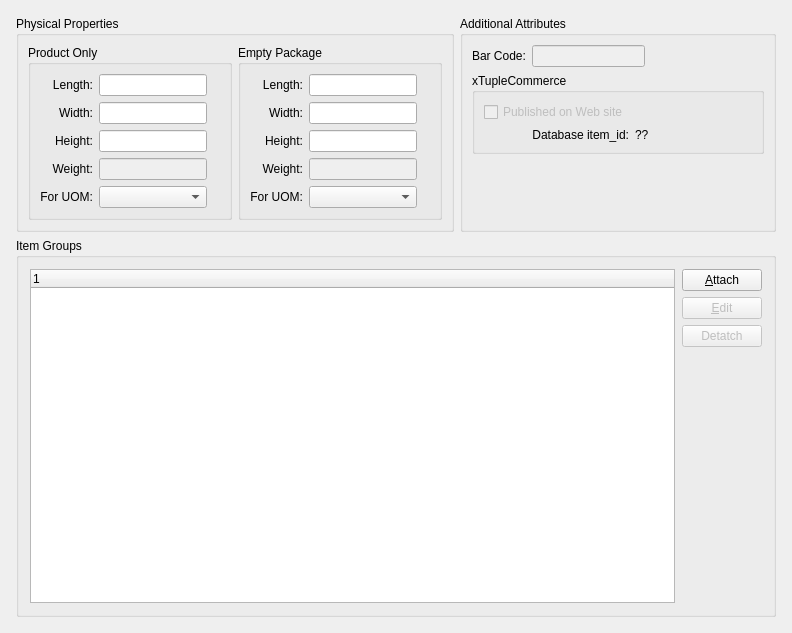
<?xml version="1.0" encoding="UTF-8"?>
<ui version="4.0">
 <comment>This file is part of the xTuple ERP: PostBooks Edition, a free and
open source Enterprise Resource Planning software suite,
Copyright (c) 1999-2011 by OpenMFG LLC, d/b/a xTuple.
It is licensed to you under the Common Public Attribution License
version 1.0, the full text of which (including xTuple-specific Exhibits)
is available at www.xtuple.com/CPAL.  By using this software, you agree
to be bound by its terms.</comment>
 <class>itemAttributes</class>
 <widget class="QWidget" name="itemAttributes">
  <property name="geometry">
   <rect>
    <x>0</x>
    <y>0</y>
    <width>792</width>
    <height>633</height>
   </rect>
  </property>
  <property name="windowTitle">
   <string>Attributes</string>
  </property>
  <layout class="QVBoxLayout">
   <item>
    <spacer name="verticalSpacer_2">
     <property name="orientation">
      <enum>Qt::Vertical</enum>
     </property>
     <property name="sizeType">
      <enum>QSizePolicy::Fixed</enum>
     </property>
     <property name="sizeHint" stdset="0">
      <size>
       <width>20</width>
       <height>5</height>
      </size>
     </property>
    </spacer>
   </item>
   <item>
    <layout class="QHBoxLayout" name="horizontalLayout_6">
     <item>
      <spacer name="horizontalSpacer">
       <property name="orientation">
        <enum>Qt::Horizontal</enum>
       </property>
       <property name="sizeType">
        <enum>QSizePolicy::Fixed</enum>
       </property>
       <property name="sizeHint" stdset="0">
        <size>
         <width>5</width>
         <height>20</height>
        </size>
       </property>
      </spacer>
     </item>
     <item>
      <layout class="QVBoxLayout" name="verticalLayout_7">
       <item>
        <layout class="QHBoxLayout" name="horizontalLayout_8">
         <item>
          <widget class="QGroupBox" name="_physPropGroup">
           <property name="title">
            <string>Physical Properties</string>
           </property>
           <layout class="QGridLayout" name="gridLayout_2">
            <property name="margin">
             <number>9</number>
            </property>
            <item row="1" column="1">
             <widget class="QGroupBox" name="_physPackGroup">
              <property name="title">
               <string>Empty Package</string>
              </property>
              <layout class="QGridLayout" name="gridLayout">
               <property name="margin">
                <number>9</number>
               </property>
               <item row="0" column="0">
                <layout class="QHBoxLayout" name="horizontalLayout_3">
                 <item>
                  <layout class="QGridLayout" name="gridLayout_4">
                   <item row="1" column="0">
                    <widget class="QLabel" name="_packWidthLit">
                     <property name="text">
                      <string>Width:</string>
                     </property>
                     <property name="alignment">
                      <set>Qt::AlignRight|Qt::AlignTrailing|Qt::AlignVCenter</set>
                     </property>
                    </widget>
                   </item>
                   <item row="1" column="1">
                    <widget class="XLineEdit" name="_packWidth"/>
                   </item>
                   <item row="4" column="1">
                    <widget class="XComboBox" name="_packUOM"/>
                   </item>
                   <item row="3" column="0">
                    <widget class="QLabel" name="_packWeightLit_new">
                     <property name="text">
                      <string>Weight:</string>
                     </property>
                     <property name="alignment">
                      <set>Qt::AlignRight|Qt::AlignTrailing|Qt::AlignVCenter</set>
                     </property>
                    </widget>
                   </item>
                   <item row="0" column="0">
                    <widget class="QLabel" name="_packLengthLit">
                     <property name="text">
                      <string>Length:</string>
                     </property>
                     <property name="alignment">
                      <set>Qt::AlignRight|Qt::AlignTrailing|Qt::AlignVCenter</set>
                     </property>
                    </widget>
                   </item>
                   <item row="2" column="1">
                    <widget class="XLineEdit" name="_packHeight"/>
                   </item>
                   <item row="2" column="0">
                    <widget class="QLabel" name="_packHeightLit">
                     <property name="text">
                      <string>Height:</string>
                     </property>
                     <property name="alignment">
                      <set>Qt::AlignRight|Qt::AlignTrailing|Qt::AlignVCenter</set>
                     </property>
                    </widget>
                   </item>
                   <item row="3" column="1">
                    <widget class="XLineEdit" name="_packWeight_new">
                     <property name="enabled">
                      <bool>false</bool>
                     </property>
                    </widget>
                   </item>
                   <item row="0" column="1">
                    <widget class="XLineEdit" name="_packLength"/>
                   </item>
                   <item row="5" column="0">
                    <spacer name="verticalSpacer_6">
                     <property name="orientation">
                      <enum>Qt::Vertical</enum>
                     </property>
                     <property name="sizeType">
                      <enum>QSizePolicy::Preferred</enum>
                     </property>
                     <property name="sizeHint" stdset="0">
                      <size>
                       <width>20</width>
                       <height>0</height>
                      </size>
                     </property>
                    </spacer>
                   </item>
                   <item row="4" column="0">
                    <widget class="QLabel" name="_packUOMLit">
                     <property name="text">
                      <string>For UOM:</string>
                     </property>
                     <property name="alignment">
                      <set>Qt::AlignRight|Qt::AlignTrailing|Qt::AlignVCenter</set>
                     </property>
                    </widget>
                   </item>
                   <item row="0" column="2">
                    <widget class="QLabel" name="_packLengthUnitLit">
                     <property name="text">
                      <string/>
                     </property>
                    </widget>
                   </item>
                   <item row="1" column="2">
                    <widget class="QLabel" name="_packWidthUnitLit">
                     <property name="text">
                      <string/>
                     </property>
                    </widget>
                   </item>
                   <item row="2" column="2">
                    <widget class="QLabel" name="_packHeightUnitLit">
                     <property name="text">
                      <string/>
                     </property>
                    </widget>
                   </item>
                   <item row="3" column="2">
                    <widget class="QLabel" name="_packWeightUnitLit">
                     <property name="text">
                      <string/>
                     </property>
                    </widget>
                   </item>
                  </layout>
                 </item>
                </layout>
               </item>
              </layout>
             </widget>
            </item>
            <item row="1" column="0">
             <widget class="QGroupBox" name="_physProdGroup">
              <property name="title">
               <string>Product Only</string>
              </property>
              <layout class="QGridLayout" name="gridLayout_5">
               <property name="margin">
                <number>9</number>
               </property>
               <item row="0" column="0">
                <layout class="QHBoxLayout" name="horizontalLayout_4">
                 <item>
                  <layout class="QGridLayout" name="gridLayout_3" rowstretch="0,0,0,0,0,0">
                   <item row="3" column="0">
                    <widget class="QLabel" name="_prodWeightLit_new">
                     <property name="text">
                      <string>Weight:</string>
                     </property>
                     <property name="alignment">
                      <set>Qt::AlignRight|Qt::AlignTrailing|Qt::AlignVCenter</set>
                     </property>
                    </widget>
                   </item>
                   <item row="1" column="1">
                    <widget class="XLineEdit" name="_prodWidth"/>
                   </item>
                   <item row="2" column="0">
                    <widget class="QLabel" name="_prodHeightLit">
                     <property name="text">
                      <string>Height:</string>
                     </property>
                     <property name="alignment">
                      <set>Qt::AlignRight|Qt::AlignTrailing|Qt::AlignVCenter</set>
                     </property>
                    </widget>
                   </item>
                   <item row="4" column="1">
                    <widget class="XComboBox" name="_prodUOM"/>
                   </item>
                   <item row="3" column="1">
                    <widget class="XLineEdit" name="_prodWeight_new">
                     <property name="enabled">
                      <bool>false</bool>
                     </property>
                    </widget>
                   </item>
                   <item row="2" column="1">
                    <widget class="XLineEdit" name="_prodHeight"/>
                   </item>
                   <item row="4" column="0">
                    <widget class="QLabel" name="_prodUOMLit">
                     <property name="text">
                      <string>For UOM:</string>
                     </property>
                     <property name="alignment">
                      <set>Qt::AlignRight|Qt::AlignTrailing|Qt::AlignVCenter</set>
                     </property>
                    </widget>
                   </item>
                   <item row="0" column="0">
                    <widget class="QLabel" name="_prodLengthLit">
                     <property name="text">
                      <string>Length:</string>
                     </property>
                     <property name="alignment">
                      <set>Qt::AlignRight|Qt::AlignTrailing|Qt::AlignVCenter</set>
                     </property>
                    </widget>
                   </item>
                   <item row="1" column="0">
                    <widget class="QLabel" name="_prodWidthLit">
                     <property name="text">
                      <string>Width:</string>
                     </property>
                     <property name="alignment">
                      <set>Qt::AlignRight|Qt::AlignTrailing|Qt::AlignVCenter</set>
                     </property>
                    </widget>
                   </item>
                   <item row="0" column="1">
                    <widget class="XLineEdit" name="_prodLength"/>
                   </item>
                   <item row="5" column="0">
                    <spacer name="verticalSpacer_7">
                     <property name="orientation">
                      <enum>Qt::Vertical</enum>
                     </property>
                     <property name="sizeType">
                      <enum>QSizePolicy::Preferred</enum>
                     </property>
                     <property name="sizeHint" stdset="0">
                      <size>
                       <width>20</width>
                       <height>0</height>
                      </size>
                     </property>
                    </spacer>
                   </item>
                   <item row="0" column="2">
                    <widget class="QLabel" name="_prodLengthUnitLit">
                     <property name="text">
                      <string/>
                     </property>
                    </widget>
                   </item>
                   <item row="1" column="2">
                    <widget class="QLabel" name="_prodWidthUnitLit">
                     <property name="text">
                      <string/>
                     </property>
                    </widget>
                   </item>
                   <item row="2" column="2">
                    <widget class="QLabel" name="_prodHeightUnitLit">
                     <property name="text">
                      <string/>
                     </property>
                    </widget>
                   </item>
                   <item row="3" column="2">
                    <widget class="QLabel" name="_prodWeightUnitLit">
                     <property name="text">
                      <string/>
                     </property>
                    </widget>
                   </item>
                  </layout>
                 </item>
                </layout>
               </item>
              </layout>
             </widget>
            </item>
           </layout>
          </widget>
         </item>
         <item>
          <widget class="QGroupBox" name="_addAttrGroup">
           <property name="title">
            <string>Additional Attributes</string>
           </property>
           <layout class="QGridLayout" name="gridLayout_6">
            <property name="margin">
             <number>9</number>
            </property>
            <item row="2" column="0">
             <layout class="QGridLayout" name="gridLayout_7">
              <item row="3" column="0">
               <spacer name="verticalSpacer_5">
                <property name="orientation">
                 <enum>Qt::Vertical</enum>
                </property>
                <property name="sizeType">
                 <enum>QSizePolicy::Expanding</enum>
                </property>
                <property name="sizeHint" stdset="0">
                 <size>
                  <width>20</width>
                  <height>0</height>
                 </size>
                </property>
               </spacer>
              </item>
              <item row="1" column="0">
               <widget class="QLabel" name="_upcCodeLit_new">
                <property name="text">
                 <string>Bar Code:</string>
                </property>
               </widget>
              </item>
              <item row="1" column="1">
               <widget class="XLineEdit" name="_upcCode_new">
                <property name="enabled">
                 <bool>false</bool>
                </property>
               </widget>
              </item>
              <item row="3" column="2">
               <spacer name="horizontalSpacer_4">
                <property name="orientation">
                 <enum>Qt::Horizontal</enum>
                </property>
                <property name="sizeHint" stdset="0">
                 <size>
                  <width>40</width>
                  <height>20</height>
                 </size>
                </property>
               </spacer>
              </item>
              <item row="2" column="0" colspan="3">
               <widget class="QGroupBox" name="_xtCommGroup">
                <property name="enabled">
                 <bool>true</bool>
                </property>
                <property name="title">
                 <string>xTupleCommerce</string>
                </property>
                <layout class="QGridLayout" name="_xTupleCommerce">
                 <property name="margin">
                  <number>9</number>
                 </property>
                 <item row="0" column="0">
                  <layout class="QGridLayout" name="gridLayout_9">
                   <item row="0" column="0">
                    <widget class="QCheckBox" name="_xtCommProdPub">
                     <property name="enabled">
                      <bool>false</bool>
                     </property>
                     <property name="layoutDirection">
                      <enum>Qt::LeftToRight</enum>
                     </property>
                     <property name="text">
                      <string>Published on Web site</string>
                     </property>
                    </widget>
                   </item>
                   <item row="0" column="1">
                    <widget class="XURLLabel" name="_xtCommProdUrl">
                     <property name="enabled">
                      <bool>false</bool>
                     </property>
                     <property name="text">
                      <string/>
                     </property>
                     <property name="openExternalLinks">
                      <bool>true</bool>
                     </property>
                     <property name="textInteractionFlags">
                      <set>Qt::LinksAccessibleByKeyboard|Qt::LinksAccessibleByMouse|Qt::TextEditable</set>
                     </property>
                     <property name="url" stdset="0">
                      <string>https://www.xtuple.com</string>
                     </property>
                    </widget>
                   </item>
                   <item row="1" column="0">
                    <widget class="QLabel" name="_itemDbIdLit">
                     <property name="text">
                      <string>Database item_id:</string>
                     </property>
                     <property name="alignment">
                      <set>Qt::AlignRight|Qt::AlignTrailing|Qt::AlignVCenter</set>
                     </property>
                    </widget>
                   </item>
                   <item row="1" column="1">
                    <widget class="QLabel" name="_itemDbId">
                     <property name="text">
                      <string>??</string>
                     </property>
                    </widget>
                   </item>
                  </layout>
                 </item>
                 <item row="0" column="1">
                  <spacer name="horizontalSpacer_3">
                   <property name="orientation">
                    <enum>Qt::Horizontal</enum>
                   </property>
                   <property name="sizeHint" stdset="0">
                    <size>
                     <width>40</width>
                     <height>20</height>
                    </size>
                   </property>
                  </spacer>
                 </item>
                </layout>
               </widget>
              </item>
             </layout>
            </item>
           </layout>
          </widget>
         </item>
        </layout>
       </item>
       <item>
        <widget class="QGroupBox" name="_itemGroupsGroup">
         <property name="title">
          <string>Item Groups</string>
         </property>
         <layout class="QGridLayout" name="gridLayout_8">
          <item row="0" column="0">
           <layout class="QVBoxLayout" name="verticalLayout_2">
            <property name="spacing">
             <number>0</number>
            </property>
            <property name="margin">
             <number>0</number>
            </property>
            <item>
             <layout class="QHBoxLayout" name="horizontalLayout_5">
              <property name="spacing">
               <number>7</number>
              </property>
              <property name="margin">
               <number>0</number>
              </property>
              <item>
               <widget class="XTreeWidget" name="_itemGroups">
                <property name="sizePolicy">
                 <sizepolicy hsizetype="Expanding" vsizetype="Expanding">
                  <horstretch>0</horstretch>
                  <verstretch>0</verstretch>
                 </sizepolicy>
                </property>
                <property name="minimumSize">
                 <size>
                  <width>0</width>
                  <height>100</height>
                 </size>
                </property>
               </widget>
              </item>
              <item>
               <layout class="QVBoxLayout" name="verticalLayout_4">
                <property name="spacing">
                 <number>0</number>
                </property>
                <property name="margin">
                 <number>0</number>
                </property>
                <item>
                 <layout class="QVBoxLayout" name="verticalLayout_5">
                  <property name="spacing">
                   <number>6</number>
                  </property>
                  <property name="margin">
                   <number>0</number>
                  </property>
                  <item>
                   <widget class="QPushButton" name="_itemGroupsAttach">
                    <property name="text">
                     <string>&amp;Attach</string>
                    </property>
                   </widget>
                  </item>
                  <item>
                   <widget class="QPushButton" name="_itemGroupsEdit">
                    <property name="enabled">
                     <bool>false</bool>
                    </property>
                    <property name="text">
                     <string>&amp;Edit</string>
                    </property>
                   </widget>
                  </item>
                  <item>
                   <widget class="QPushButton" name="_itemGroupsDetatch">
                    <property name="enabled">
                     <bool>false</bool>
                    </property>
                    <property name="text">
                     <string>Detatch</string>
                    </property>
                   </widget>
                  </item>
                 </layout>
                </item>
                <item>
                 <spacer name="verticalSpacer_3">
                  <property name="orientation">
                   <enum>Qt::Vertical</enum>
                  </property>
                  <property name="sizeType">
                   <enum>QSizePolicy::Expanding</enum>
                  </property>
                  <property name="sizeHint" stdset="0">
                   <size>
                    <width>20</width>
                    <height>3000</height>
                   </size>
                  </property>
                 </spacer>
                </item>
               </layout>
              </item>
             </layout>
            </item>
           </layout>
          </item>
         </layout>
        </widget>
       </item>
      </layout>
     </item>
     <item>
      <spacer name="horizontalSpacer_2">
       <property name="orientation">
        <enum>Qt::Horizontal</enum>
       </property>
       <property name="sizeType">
        <enum>QSizePolicy::Fixed</enum>
       </property>
       <property name="sizeHint" stdset="0">
        <size>
         <width>5</width>
         <height>20</height>
        </size>
       </property>
      </spacer>
     </item>
    </layout>
   </item>
   <item>
    <spacer name="verticalSpacer">
     <property name="orientation">
      <enum>Qt::Vertical</enum>
     </property>
     <property name="sizeType">
      <enum>QSizePolicy::Fixed</enum>
     </property>
     <property name="sizeHint" stdset="0">
      <size>
       <width>20</width>
       <height>5</height>
      </size>
     </property>
    </spacer>
   </item>
  </layout>
 </widget>
 <layoutdefault spacing="6" margin="11"/>
 <customwidgets>
  <customwidget>
   <class>XComboBox</class>
   <extends>QComboBox</extends>
   <header>xcombobox.h</header>
  </customwidget>
  <customwidget>
   <class>XLineEdit</class>
   <extends>QLineEdit</extends>
   <header>xlineedit.h</header>
  </customwidget>
  <customwidget>
   <class>XTreeWidget</class>
   <extends>QTreeWidget</extends>
   <header>xtreewidget.h</header>
   <container>1</container>
  </customwidget>
  <customwidget>
   <class>XURLLabel</class>
   <extends>QLabel</extends>
   <header>xurllabel.h</header>
  </customwidget>
 </customwidgets>
 <tabstops>
  <tabstop>_prodLength</tabstop>
  <tabstop>_prodWidth</tabstop>
  <tabstop>_prodHeight</tabstop>
  <tabstop>_prodUOM</tabstop>
  <tabstop>_packLength</tabstop>
  <tabstop>_packWidth</tabstop>
  <tabstop>_packHeight</tabstop>
  <tabstop>_packUOM</tabstop>
  <tabstop>_xtCommProdPub</tabstop>
  <tabstop>_itemGroups</tabstop>
  <tabstop>_itemGroupsAttach</tabstop>
  <tabstop>_itemGroupsEdit</tabstop>
  <tabstop>_itemGroupsDetatch</tabstop>
  <tabstop>_prodWeight_new</tabstop>
  <tabstop>_packWeight_new</tabstop>
  <tabstop>_upcCode_new</tabstop>
 </tabstops>
 <includes>
  <include location="global">parameter.h</include>
 </includes>
 <resources/>
 <connections/>
</ui>
